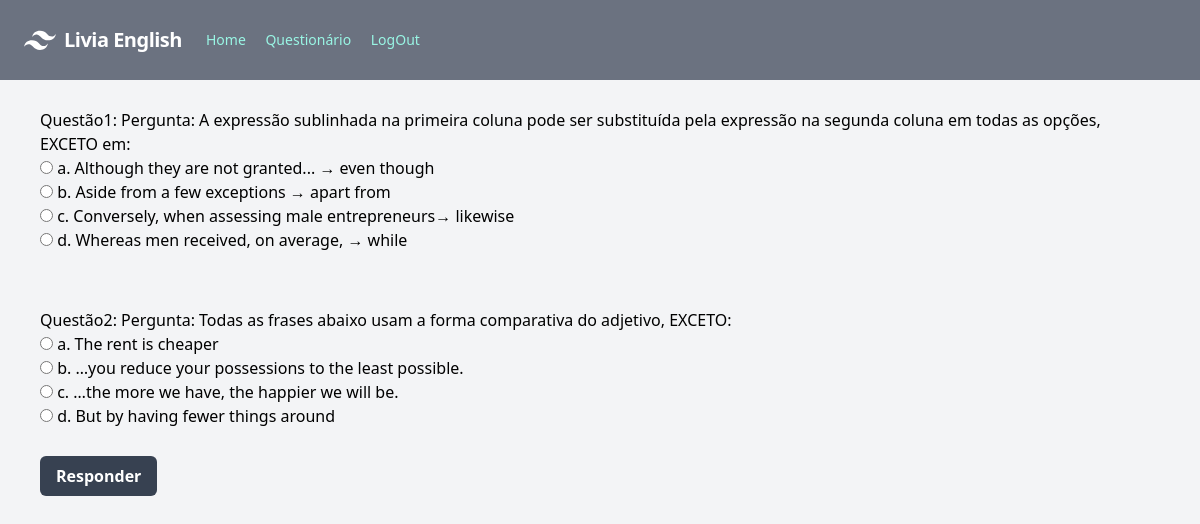
Before: /questionario/ with the older database file.
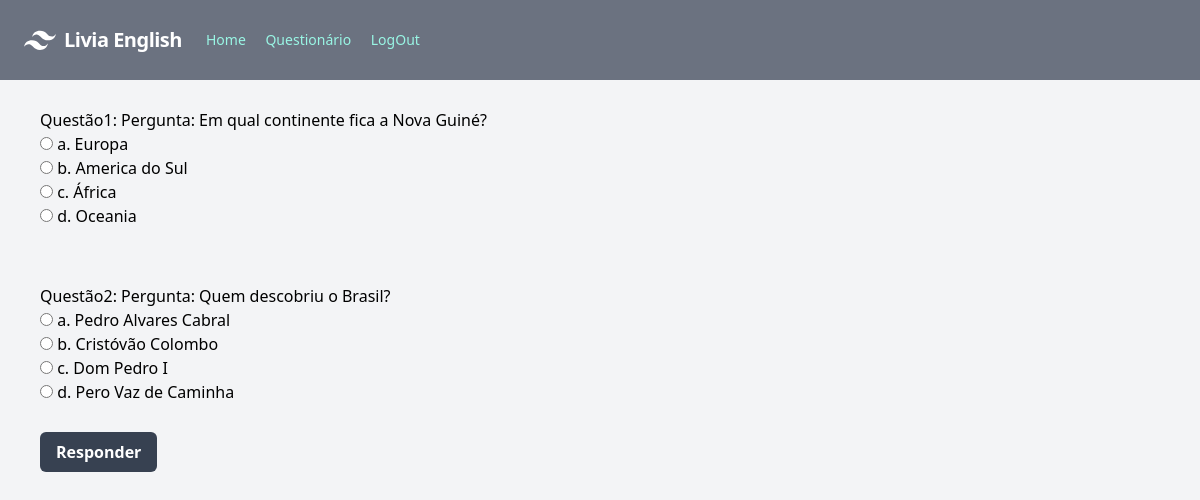
After: the same page with the newer database file.
### simuladosingles/models.py (models this page shows)
class Question(models.Model):
    pergunta = models.CharField(max_length=500)
    assertiva1 = models.CharField(max_length=500)
    assertiva2 = models.CharField(max_length=500)
    assertiva3 = models.CharField(max_length=500)
    assertiva4 = models.CharField(max_length=500)
    resposta = models.CharField(max_length=500)

### simuladosingles/views.py (the view)
# urls.py: path('questionario/',views.questionario, name='questionario'),
def questionario(request):
    question_list = Question.objects.order_by("id")
    context = {
        "question_list": question_list,
    }
    return render(request, 'questionario.html',context)

### templates/questionario.html (shortened to what this page needs)
{% extends 'home.html' %}
{% block content %}
<form action="{% url 'resultado_questionario' %}" method="get" class="form-polls">
      {% for question in question_list %}
          <br/>
          <div class="text-left py-1 px-10">
          <fieldset>
              <legend>Questão{{question.id}}: Pergunta: {{ question.pergunta }}</legend>
              <div>
                <input type="radio" id="assertiva" name='{{question.id}}' value="{{question.assertiva1}}"  />
                <label for={{question.id}}a >a. {{ question.assertiva1 }}</label>
              </div>
              <div>
                  <input type="radio" id="assertiva" name='{{question.id}}' value="{{question.assertiva2}}" />
                  <label for={{question.id}}b>b. {{question.assertiva2}}</label>
                </div>
                <div>
                  <input type="radio" id="assertiva" name='{{question.id}}' value="{{question.assertiva3}}" />
                  <label for={{question.id}}c >c. {{question.assertiva3}}</label>
                </div>
                <div>
                  <input type="radio" id="assertiva" name='{{question.id}}' value="{{question.assertiva4}}" />
                  <label for={{question.id}}d>d. {{question.assertiva4}}</label>
                </div>
          </fieldset>
        </div>
       <br/>
      {% endfor %}
      <input class="bg-gray-700 ml-10 mb-10 hover:bg-blue-600 text-white font-semibold rounded-md py-2 px-4 w-50" type="submit" value="Responder" />
    </form>
{% endblock %}

Changed rows visible on the page:
changed Question id 1: pergunta "A expressão sublinhada na primeira coluna pode ser substituída pela expressão na segunda coluna em todas as opções, EXCETO em:" → "Em qual continente fica a Nova Guiné?"; assertiva1 "Although they are not granted... → even though" → "Europa"; assertiva2 "Aside from a few exceptions → apart from" → "America do Sul"; assertiva3 "Conversely, when assessing male entrepreneurs→ likewise" → "África"; assertiva4 "Whereas men received, on average, → while" → "Oceania"
changed Question id 2: pergunta "Todas as frases abaixo usam a forma comparativa do adjetivo, EXCETO:" → "Quem descobriu o Brasil?"; assertiva1 "The rent is cheaper" → "Pedro Alvares Cabral"; assertiva2 "…you reduce your possessions to the least possible." → "Cristóvão Colombo"; assertiva3 "…the more we have, the happier we will be." → "Dom Pedro I"; assertiva4 "But by having fewer things around" → "Pero Vaz de Caminha"
